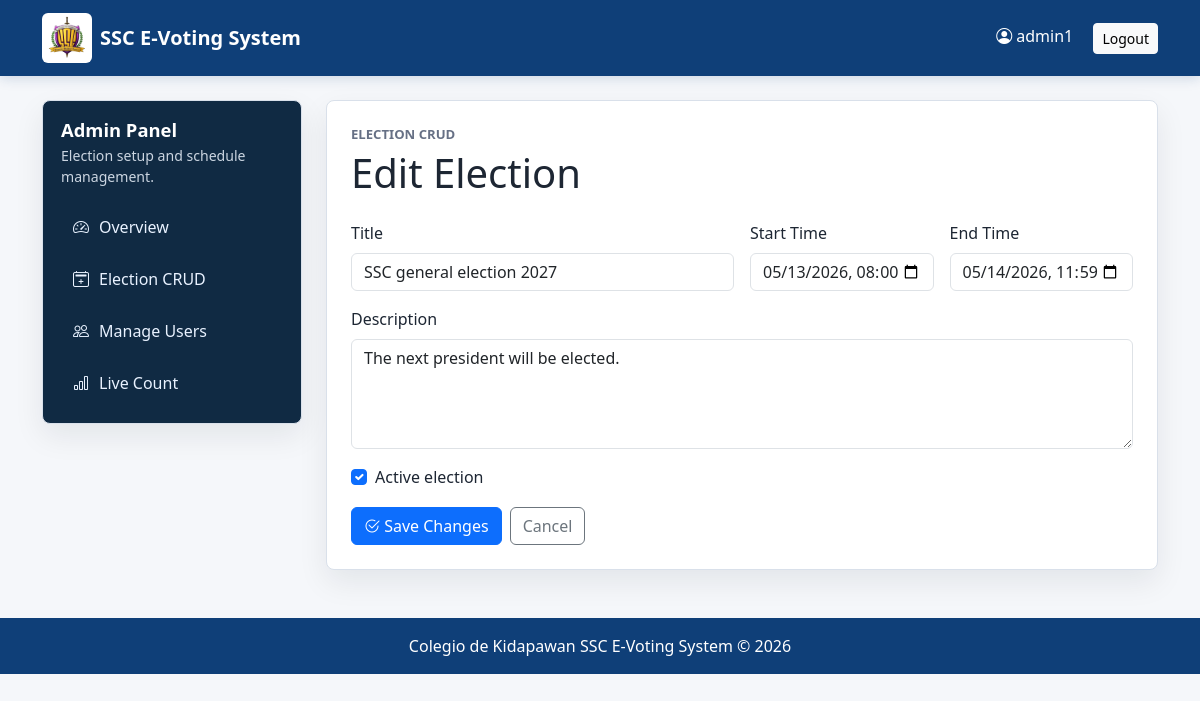
The page /admin-dashboard/elections/4/edit/ (signed in) on the database its author committed.
### accounts/models.py (models this page shows, shortened)
class CustomUser(AbstractUser):
    ROLE_CHOICES = (
        ('ADMIN', 'Admin'),
        ('VOTER', 'Voter'),
    )
    role = models.CharField(max_length=10, choices=ROLE_CHOICES)
    student_id = models.CharField(max_length=50, unique=True, null=True, blank=True)
    course = models.CharField(max_length=100, null=True, blank=True)
    year_level = models.CharField(max_length=20, null=True, blank=True)
    is_approved = models.BooleanField(default=False)

### elections/models.py (models this page shows, shortened)
class Election(models.Model):
    title = models.CharField(max_length=200)
    description = models.TextField(blank=True, null=True)
    start_time = models.DateTimeField()
    end_time = models.DateTimeField()
    is_active = models.BooleanField(default=True)
    created_at = models.DateTimeField(auto_now_add=True)

### dashboard/views.py (the view)
@login_required
@user_passes_test(is_admin)
def election_update(request, election_id):
    election = get_object_or_404(Election, id=election_id)
    if request.method == 'POST':
        form = ElectionForm(request.POST, instance=election)
        if form.is_valid():
            form.save()
            messages.success(request, 'Election updated successfully.')
            return redirect('admin_dashboard')
    else:
        form = ElectionForm(instance=election)
    return render(request, 'dashboard/election_form.html', {
        'form': form,
        'page_title': 'Edit Election',
        'submit_label': 'Save Changes',
        'election': election,
    })

### dashboard/views.py (called while the page is built)
def is_admin(user):
    return user.is_authenticated and user.role == 'ADMIN'

### templates/dashboard/election_form.html (shortened to what this page needs)
{% extends 'base.html' %}
{% block content %}
<div class="admin-layout">
    <aside class="admin-sidebar">
        <h2>Admin Panel</h2>
        <p>Election setup and schedule management.</p>
        <nav class="sidebar-nav">
            <a href="{% url 'admin_dashboard' %}#overview">
                <i class="bi bi-speedometer2"></i>
                Overview
            </a>
            <a href="{% url 'admin_dashboard' %}#elections">
                <i class="bi bi-calendar2-plus"></i>
                Election CRUD
            </a>
            <a href="{% url 'admin_dashboard' %}#voters">
                <i class="bi bi-people"></i>
                Manage Users
            </a>
            <a href="{% url 'admin_dashboard' %}#live-count">
                <i class="bi bi-bar-chart"></i>
                Live Count
            </a>
        </nav>
    </aside>
    <section class="panel-card">
        <div class="section-kicker">Election CRUD</div>
        <h1 class="mb-4">{{ page_title }}</h1>
        <form method="POST" class="row g-3">
            <div class="col-md-6">
                <label class="form-label" for="{{ form.title.id_for_label }}">Title</label>
                {{ form.title }}
            </div>
            <div class="col-md-3">
                <label class="form-label" for="{{ form.start_time.id_for_label }}">Start Time</label>
                {{ form.start_time }}
            </div>
            <div class="col-md-3">
                <label class="form-label" for="{{ form.end_time.id_for_label }}">End Time</label>
                {{ form.end_time }}
            </div>
            <div class="col-12">
                <label class="form-label" for="{{ form.description.id_for_label }}">Description</label>
                {{ form.description }}
            </div>
            <div class="col-12">
                <div class="form-check">
                    {{ form.is_active }}
                    <label class="form-check-label" for="{{ form.is_active.id_for_label }}">
                        Active election
                    </label>
                </div>
            </div>
            <div class="col-12 action-row">
                <button type="submit" class="btn btn-primary">
                    <i class="bi bi-check2-circle"></i>
                    {{ submit_label }}
                </button>
                <a href="{% url 'admin_dashboard' %}#elections"
                   class="btn btn-outline-secondary">
                    Cancel
                </a>
            </div>
        </form>
    </section>
</div>
{% endblock %}

### templates/base.html (shortened to what this page needs)
{% load static %}
<!DOCTYPE html>
<html lang="en">
<head>
    <link href="https://cdn.jsdelivr.net/npm/bootstrap@5.3.3/dist/css/bootstrap.min.css"
          rel="stylesheet">
    <link rel="stylesheet"
          href="https://cdn.jsdelivr.net/npm/bootstrap-icons@1.11.3/font/bootstrap-icons.min.css">
    <link rel="stylesheet"
          href="{% static 'css/app.css' %}">
</head>
<body>
<nav class="navbar navbar-expand-lg">
    <div class="container">
        <a class="navbar-brand d-flex align-items-center"
           href="{% url 'home' %}">
            <img src="{% static 'images/ssc-logo-new.png' %}"
                 width="50"
                 height="50"
                 class="brand-logo me-2"
                 alt="SSC logo">
            SSC E-Voting System
        </a>
        {% if user.is_authenticated %}
            <div class="user-menu">
                <span class="text-white me-3">
                    <i class="bi bi-person-circle"></i>
                    {{ user.username }}
                </span>
                <a href="{% url 'logout' %}"
                   class="btn btn-light btn-sm">
                    Logout
                </a>
            </div>
        {% endif %}
    </div>
</nav>
<main class="{% block main_class %}container main-shell{% endblock %}">
    {% block content %}
    {% endblock %}
</main>
<div class="footer">
    Colegio de Kidapawan SSC E-Voting System &copy; 2026
</div>
</body>
</html>

### static/css/app.css (style rules this page uses)
:root { --page-bg: #f5f7fa; --surface: #ffffff; --surface-muted: #eef2f7; --border: #d9e0ea; --ink: #1d2633; --muted: #667085; --brand: #1255a4; --brand-dark: #0f3f78; --ssc-purple: #4a176f; --ssc-gold: #f2bd2e; --ssc-green: #2f7d32; --success: #16794c; --warning: #b7791f; --danger: #b42318; --shadow: 0 12px 30px rgba(16, 24, 40, 0.08); }
body { min-height: 100vh; background: var(--page-bg); color: var(--ink); }
.navbar .container { display: flex; flex-wrap: wrap; gap: 12px; align-items: center; justify-content: space-between; }
.navbar { background: var(--brand-dark); box-shadow: 0 2px 12px rgba(15, 63, 120, 0.18); }
.navbar-brand { min-width: 0; color: #ffffff !important; font-weight: 700; letter-spacing: 0; white-space: normal; }
.brand-logo { border-radius: 6px; object-fit: cover; background: #ffffff; }
.main-shell { margin-top: 24px; }
.footer { margin-top: 48px; padding: 16px; background: var(--brand-dark); color: #ffffff; text-align: center; }
.card, .panel-card { border: 1px solid var(--border); border-radius: 8px; background: var(--surface); box-shadow: var(--shadow); }
.panel-card { padding: 24px; }
.section-kicker { margin-bottom: 4px; color: var(--muted); font-size: 0.82rem; font-weight: 700; text-transform: uppercase; letter-spacing: 0; }
.admin-layout { display: grid; grid-template-columns: 260px minmax(0, 1fr); gap: 24px; align-items: start; }
.admin-sidebar { position: sticky; top: 20px; padding: 18px; border: 1px solid var(--border); border-radius: 8px; background: #102a43; color: #ffffff; box-shadow: var(--shadow); }
.admin-sidebar h2 { margin: 0; font-size: 1.15rem; font-weight: 800; }
.admin-sidebar p { margin: 4px 0 18px; color: #cbd5e1; font-size: 0.88rem; }
.sidebar-nav { display: grid; gap: 8px; }
.sidebar-nav a { display: flex; gap: 10px; align-items: center; padding: 10px 12px; border-radius: 8px; color: #e9f2ff; text-decoration: none; }
.action-row { display: flex; flex-wrap: wrap; gap: 8px; }
.form-check-input { cursor: pointer; }

### rows shown on the page
CustomUser: username "admin1"
Election: title "SSC general election 2027", start_time "05/13/2026 08:00", end_time "05/14/2026 23:59", description "The next president will be elected.", is_active "☑"

### other values the page prints
{{ page_title }} "Edit Election"
{{ submit_label }} "Save Changes"
